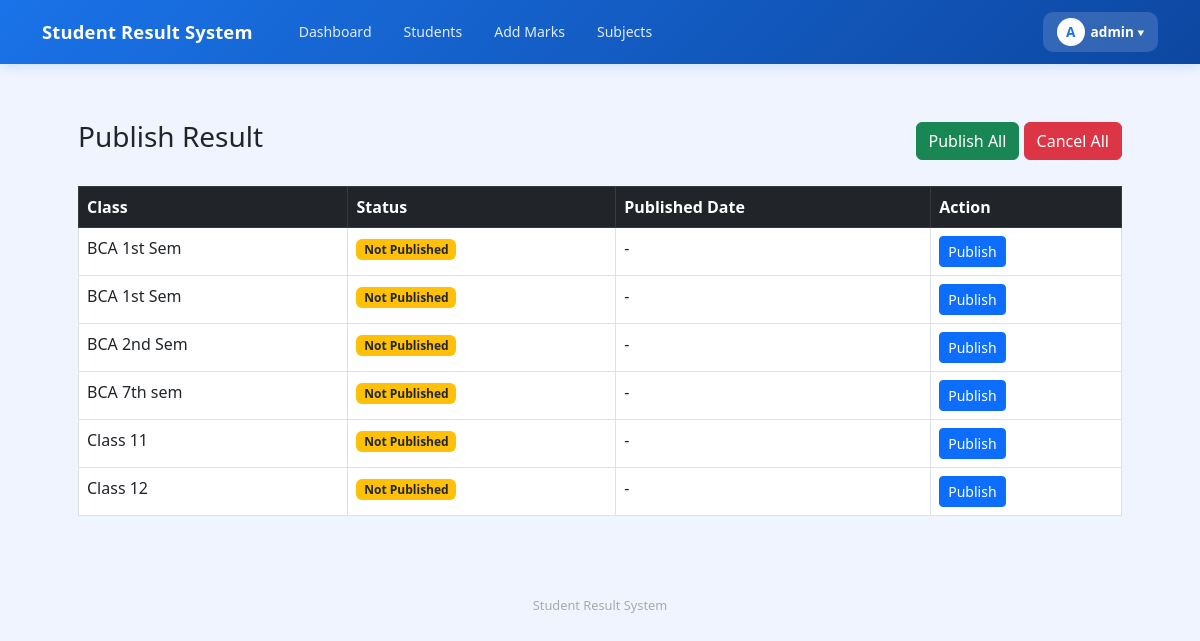
Screenshot of /publish-result/ (signed in) with the database file from the repository.
### result/models.py (models this page shows, shortened)
class CustomUser(AbstractUser):
    ROLE_CHOICES = (
        ('admin', 'Admin'),
        ('teacher', 'Teacher'),
        ('student', 'Student'),
    )
    role = models.CharField(max_length=10, choices=ROLE_CHOICES, default='student')
    phone = models.CharField(max_length=15, null=True, blank=True)

class Resultpublished(models.Model):
    class_name = models.OneToOneField('Class', on_delete=models.CASCADE)
    is_published = models.BooleanField(default=False)
    published_at = models.DateTimeField(null=True, blank=True)

class Class(models.Model):
    name = models.CharField(max_length=20)
    section = models.CharField(max_length=10, blank=True)
    class Meta:
        verbose_name_plural = "Classes"
        ordering = ['name', 'section']

### result/views.py (the view)
# urls.py: path('publish-result/', views.publish_result, name='publish_result'),
@login_required(login_url='result:admin_login')
def publish_result(request):
    if not request.user.is_superuser:
        messages.error(request, "Access denied")
        return redirect('result:teacher_dashboard')
    result = Resultpublished.objects.all()
    return render(request, 'result/publish_result.html', {'results': result})

### result/templates/result/publish_result.html
{% extends 'result/dashboard.html' %}
{% block content %}
<div class="container mt-4">
    <div class="d-flex justify-content-between align-items-center mb-4">
        <h3>Publish Result</h3>
        <div>
            <a href="{% url 'result:publish_all_result' %}"
               class="btn btn-success">
                Publish All
            </a>
            <a href="{% url 'result:cancel_all_result' %}"
               class="btn btn-danger">
                Cancel All
            </a>
        </div>
    </div>
    <table class="table table-bordered">
        <thead class="table-dark">
            <tr>
                <th>Class</th>
                <th>Status</th>
                <th>Published Date</th>
                <th>Action</th>
            </tr>
        </thead>
        <tbody>
        {% for item in results %}
        <tr>
            <td>
                {{ item.class_name.name }}
            </td>
            <td>
                {% if item.is_published %}
                    <span class="badge bg-success">
                        Published
                    </span>
                {% else %}
                    <span class="badge bg-warning text-dark">
                        Not Published
                    </span>
                {% endif %}
            </td>
            <td>
                {% if item.published_at %}
                    {{ item.published_at|date:"d M Y h:i A" }}
                {% else %}
                    -
                {% endif %}
            </td>
            <td>
                {% if item.is_published %}
                    <a href="{% url 'result:cancel_publish_class' item.id %}"
                       class="btn btn-danger btn-sm">
                        Cancel Publish
                    </a>
                {% else %}
                    <a href="{% url 'result:publish_class' item.id %}"
                       class="btn btn-primary btn-sm">
                        Publish
                    </a>
                {% endif %}
            </td>
        </tr>
        {% empty %}
        <tr>
            <td colspan="4" class="text-center">
                No Class Found
            </td>
        </tr>
        {% endfor %}
        </tbody>
    </table>
</div>
{% endblock %}

### result/templates/result/base.html (shortened to what this page needs)
<!DOCTYPE html>
<html lang="ne">
<head>
    <link href="https://cdn.jsdelivr.net/npm/bootstrap@5.3.0/dist/css/bootstrap.min.css" rel="stylesheet">
    <link href="https://cdn.jsdelivr.net/npm/bootstrap-icons@1.10.0/font/bootstrap-icons.css" rel="stylesheet">
</head>
<body>
    <nav class="navbar navbar-expand-lg">
        <div class="container">
         <a class="navbar-brand text-white" href="{% url 'result:dashboard' %}">
    Student Result System
</a>
            {% if user.is_authenticated %}
            <div class="collapse navbar-collapse" id="navMenu">
                <div class="d-flex gap-1 ms-3 flex-wrap align-items-center">
                    <a href="{% url 'result:dashboard' %}" class="nav-link-btn">Dashboard</a>
                    <a href="{% url 'result:student_list' %}" class="nav-link-btn">Students</a>
                    <a href="{% url 'result:add_marks' %}" class="nav-link-btn">Add Marks</a>
                    <a href="{% url 'result:subject_list' %}" class="nav-link-btn">Subjects</a>
                </div>
                <div class="ms-auto mt-2 mt-lg-0 profile-dropdown">
                    <button class="profile-btn" onclick="toggleDropdown()">
                        <div class="profile-avatar">
                            {{ request.user.username|first|upper }}
                        </div>
                        {{ request.user.username }}
                        ▾
                    </button>
                </div>
            </div>
            {% endif %}
        </div>
    </nav>
    <div class="main-container">
        {% block content %}{% endblock %}
    </div>
    <div class="site-footer">
        Student Result System
    </div>
</body>
</html>

### result/templates/result/base.html (style rules this page uses)
body { background: #f0f4ff; min-height: 100vh; }
.navbar-brand { font-size: 1.15rem; font-weight: 700; letter-spacing: 0.01em; }
.navbar { background: linear-gradient(135deg, #1a73e8, #0d47a1) !important; box-shadow: 0 2px 12px rgba(26, 115, 232, 0.18); padding: 0.75rem 0; }
.nav-link-btn { color: rgba(255, 255, 255, 0.88); font-size: 0.88rem; font-weight: 500; padding: 6px 14px; border-radius: 8px; text-decoration: none; transition: background 0.15s; }
.profile-dropdown { position: relative; }
.profile-btn { background: rgba(255, 255, 255, 0.15); color: white; border: none; border-radius: 10px; padding: 6px 14px; font-size: 0.85rem; font-weight: 600; cursor: pointer; display: flex; align-items: center; gap: 6px; transition: background 0.15s; }
.profile-avatar { width: 28px; height: 28px; background: white; color: #1a73e8; border-radius: 50%; display: flex; align-items: center; justify-content: center; font-weight: 800; font-size: 0.85rem; }
.main-container { max-width: 1100px; margin: 0 auto; padding: 2rem 1rem; }
.site-footer { text-align: center; color: #aaa; font-size: 0.8rem; padding: 2rem 0 1rem; }

### rows the page displays
CustomUser: user.username|first "A", user.username "admin"
Resultpublished: class_name.name "BCA 1st Sem", is_published "Not Published"
Resultpublished: class_name.name "BCA 1st Sem", is_published "Not Published"
Resultpublished: class_name.name "BCA 2nd Sem", is_published "Not Published"
Resultpublished: class_name.name "BCA 7th sem", is_published "Not Published"
Resultpublished: class_name.name "Class 11", is_published "Not Published"
Resultpublished: class_name.name "Class 12", is_published "Not Published"
